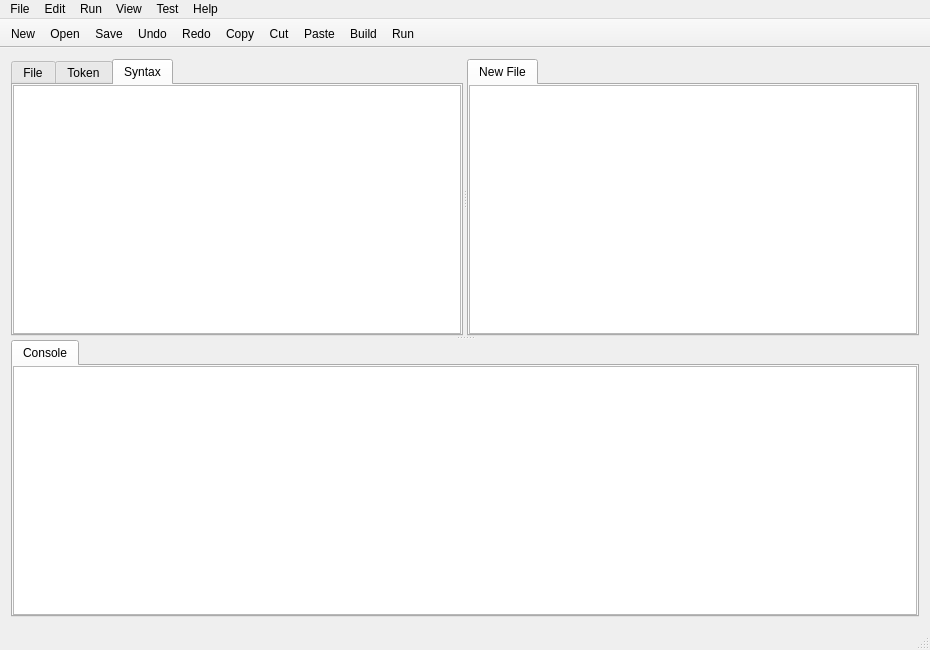
<?xml version="1.0" encoding="UTF-8"?>
<ui version="4.0">
 <class>MainWindow</class>
 <widget class="QMainWindow" name="MainWindow">
  <property name="geometry">
   <rect>
    <x>0</x>
    <y>0</y>
    <width>930</width>
    <height>650</height>
   </rect>
  </property>
  <property name="minimumSize">
   <size>
    <width>0</width>
    <height>0</height>
   </size>
  </property>
  <property name="windowTitle">
   <string>Cinter</string>
  </property>
  <widget class="QWidget" name="centralWidget">
   <property name="enabled">
    <bool>true</bool>
   </property>
   <layout class="QGridLayout" name="gridLayout">
    <item row="0" column="0">
     <widget class="QSplitter" name="splitterOuter">
      <property name="orientation">
       <enum>Qt::Vertical</enum>
      </property>
      <widget class="QSplitter" name="splitterInner">
       <property name="orientation">
        <enum>Qt::Horizontal</enum>
       </property>
       <widget class="QTabWidget" name="tabWidgetBrowser">
        <property name="currentIndex">
         <number>2</number>
        </property>
        <property name="tabsClosable">
         <bool>false</bool>
        </property>
        <widget class="QWidget" name="tabFile">
         <attribute name="title">
          <string>File</string>
         </attribute>
         <layout class="QVBoxLayout" name="verticalLayout">
          <property name="leftMargin">
           <number>0</number>
          </property>
          <property name="topMargin">
           <number>0</number>
          </property>
          <property name="rightMargin">
           <number>0</number>
          </property>
          <property name="bottomMargin">
           <number>0</number>
          </property>
          <item>
           <widget class="QTreeView" name="treeViewFile"/>
          </item>
         </layout>
        </widget>
        <widget class="QWidget" name="tabToken">
         <attribute name="title">
          <string>Token</string>
         </attribute>
         <layout class="QVBoxLayout" name="verticalLayout_3">
          <property name="leftMargin">
           <number>0</number>
          </property>
          <property name="topMargin">
           <number>0</number>
          </property>
          <property name="rightMargin">
           <number>0</number>
          </property>
          <property name="bottomMargin">
           <number>0</number>
          </property>
          <item>
           <widget class="QTreeView" name="treeViewToken"/>
          </item>
         </layout>
        </widget>
        <widget class="QWidget" name="tabSyntax">
         <attribute name="title">
          <string>Syntax</string>
         </attribute>
         <layout class="QVBoxLayout" name="verticalLayout_4">
          <property name="leftMargin">
           <number>0</number>
          </property>
          <property name="topMargin">
           <number>0</number>
          </property>
          <property name="rightMargin">
           <number>0</number>
          </property>
          <property name="bottomMargin">
           <number>0</number>
          </property>
          <item>
           <widget class="QTreeView" name="treeViewSyntax"/>
          </item>
         </layout>
        </widget>
       </widget>
       <widget class="QTabWidget" name="tabWidgetEditor">
        <property name="currentIndex">
         <number>0</number>
        </property>
        <property name="tabsClosable">
         <bool>false</bool>
        </property>
        <widget class="QWidget" name="tabEditor">
         <attribute name="title">
          <string>New File</string>
         </attribute>
         <layout class="QHBoxLayout" name="horizontalLayout">
          <property name="leftMargin">
           <number>0</number>
          </property>
          <property name="topMargin">
           <number>0</number>
          </property>
          <property name="rightMargin">
           <number>0</number>
          </property>
          <property name="bottomMargin">
           <number>0</number>
          </property>
          <item>
           <widget class="QPlainTextEdit" name="codeEditor"/>
          </item>
         </layout>
        </widget>
       </widget>
      </widget>
      <widget class="QTabWidget" name="tabWidgetOutput">
       <property name="currentIndex">
        <number>0</number>
       </property>
       <widget class="QWidget" name="tabConsole">
        <attribute name="title">
         <string>Console</string>
        </attribute>
        <layout class="QVBoxLayout" name="verticalLayout_2">
         <property name="leftMargin">
          <number>0</number>
         </property>
         <property name="topMargin">
          <number>0</number>
         </property>
         <property name="rightMargin">
          <number>0</number>
         </property>
         <property name="bottomMargin">
          <number>0</number>
         </property>
         <item>
          <widget class="QTextBrowser" name="textBrowserConsole"/>
         </item>
        </layout>
       </widget>
      </widget>
     </widget>
    </item>
   </layout>
  </widget>
  <widget class="QMenuBar" name="menuBar">
   <property name="geometry">
    <rect>
     <x>0</x>
     <y>0</y>
     <width>930</width>
     <height>25</height>
    </rect>
   </property>
   <widget class="QMenu" name="menuFile">
    <property name="title">
     <string>File</string>
    </property>
    <addaction name="actionNew"/>
    <addaction name="actionOpen"/>
    <addaction name="separator"/>
    <addaction name="actionSave"/>
    <addaction name="actionSaveAs"/>
    <addaction name="separator"/>
    <addaction name="actionQuit"/>
   </widget>
   <widget class="QMenu" name="menuEditor">
    <property name="title">
     <string>Edit</string>
    </property>
    <addaction name="actionUndo"/>
    <addaction name="actionRedo"/>
    <addaction name="separator"/>
    <addaction name="actionCopy"/>
    <addaction name="actionCut"/>
    <addaction name="actionPaste"/>
    <addaction name="separator"/>
    <addaction name="actionSelectAll"/>
   </widget>
   <widget class="QMenu" name="menuRun">
    <property name="title">
     <string>Run</string>
    </property>
    <addaction name="actionRun"/>
    <addaction name="actionBuild"/>
    <addaction name="separator"/>
    <addaction name="actionRunLexer"/>
    <addaction name="actionRunParser"/>
   </widget>
   <widget class="QMenu" name="menuHelp">
    <property name="title">
     <string>Help</string>
    </property>
    <addaction name="actionAbout"/>
    <addaction name="separator"/>
    <addaction name="actionAboutQt"/>
   </widget>
   <widget class="QMenu" name="menuView">
    <property name="title">
     <string>View</string>
    </property>
    <addaction name="separator"/>
    <addaction name="actionToolbar"/>
    <addaction name="actionConsole"/>
    <addaction name="separator"/>
    <addaction name="actionFiles"/>
    <addaction name="actionTokenTree"/>
    <addaction name="actionSystaxTree"/>
   </widget>
   <widget class="QMenu" name="menuTest">
    <property name="title">
     <string>Test</string>
    </property>
    <addaction name="actionLexerTest"/>
    <addaction name="actionParserTest"/>
    <addaction name="actionRuntimeTest"/>
   </widget>
   <addaction name="menuFile"/>
   <addaction name="menuEditor"/>
   <addaction name="menuRun"/>
   <addaction name="menuView"/>
   <addaction name="menuTest"/>
   <addaction name="menuHelp"/>
  </widget>
  <widget class="QStatusBar" name="statusBar"/>
  <widget class="QToolBar" name="toolBar">
   <property name="windowTitle">
    <string>toolBar</string>
   </property>
   <property name="movable">
    <bool>false</bool>
   </property>
   <attribute name="toolBarArea">
    <enum>TopToolBarArea</enum>
   </attribute>
   <attribute name="toolBarBreak">
    <bool>false</bool>
   </attribute>
   <addaction name="actionNew"/>
   <addaction name="actionOpen"/>
   <addaction name="actionSave"/>
   <addaction name="actionUndo"/>
   <addaction name="actionRedo"/>
   <addaction name="actionCopy"/>
   <addaction name="actionCut"/>
   <addaction name="actionPaste"/>
   <addaction name="actionBuild"/>
   <addaction name="actionRun"/>
  </widget>
  <action name="actionNew">
   <property name="icon">
    <iconset>
     <normaloff>:/images/new.png</normaloff>:/images/new.png</iconset>
   </property>
   <property name="text">
    <string>New</string>
   </property>
   <property name="shortcut">
    <string>Ctrl+N</string>
   </property>
  </action>
  <action name="actionOpen">
   <property name="icon">
    <iconset>
     <normaloff>:/images/open.png</normaloff>:/images/open.png</iconset>
   </property>
   <property name="text">
    <string>Open</string>
   </property>
   <property name="shortcut">
    <string>Ctrl+O</string>
   </property>
  </action>
  <action name="actionSave">
   <property name="icon">
    <iconset>
     <normaloff>:/images/save.png</normaloff>:/images/save.png</iconset>
   </property>
   <property name="text">
    <string>Save</string>
   </property>
   <property name="shortcut">
    <string>Ctrl+S</string>
   </property>
  </action>
  <action name="actionCopy">
   <property name="icon">
    <iconset>
     <normaloff>:/images/copy.png</normaloff>:/images/copy.png</iconset>
   </property>
   <property name="text">
    <string>Copy</string>
   </property>
   <property name="shortcut">
    <string>Ctrl+C</string>
   </property>
  </action>
  <action name="actionCut">
   <property name="icon">
    <iconset>
     <normaloff>:/images/cut.png</normaloff>:/images/cut.png</iconset>
   </property>
   <property name="text">
    <string>Cut</string>
   </property>
   <property name="shortcut">
    <string>Ctrl+X</string>
   </property>
  </action>
  <action name="actionPaste">
   <property name="icon">
    <iconset>
     <normaloff>:/images/paste.png</normaloff>:/images/paste.png</iconset>
   </property>
   <property name="text">
    <string>Paste</string>
   </property>
   <property name="shortcut">
    <string>Ctrl+V</string>
   </property>
  </action>
  <action name="actionRun">
   <property name="icon">
    <iconset>
     <normaloff>:/images/start.png</normaloff>:/images/start.png</iconset>
   </property>
   <property name="text">
    <string>Run</string>
   </property>
   <property name="shortcut">
    <string>F5</string>
   </property>
  </action>
  <action name="actionAbout">
   <property name="text">
    <string>About</string>
   </property>
  </action>
  <action name="actionAboutQt">
   <property name="icon">
    <iconset>
     <normaloff>:/images/qtcreator.png</normaloff>:/images/qtcreator.png</iconset>
   </property>
   <property name="text">
    <string>AboutQt</string>
   </property>
  </action>
  <action name="actionFiles">
   <property name="checkable">
    <bool>true</bool>
   </property>
   <property name="checked">
    <bool>true</bool>
   </property>
   <property name="text">
    <string>File Tree</string>
   </property>
   <property name="shortcut">
    <string>Ctrl+3</string>
   </property>
  </action>
  <action name="actionTokenTree">
   <property name="checkable">
    <bool>true</bool>
   </property>
   <property name="checked">
    <bool>false</bool>
   </property>
   <property name="text">
    <string>Token Tree</string>
   </property>
   <property name="shortcut">
    <string>Ctrl+4</string>
   </property>
  </action>
  <action name="actionSystaxTree">
   <property name="checkable">
    <bool>true</bool>
   </property>
   <property name="checked">
    <bool>false</bool>
   </property>
   <property name="text">
    <string>Systax Tree</string>
   </property>
   <property name="shortcut">
    <string>Ctrl+5</string>
   </property>
  </action>
  <action name="actionBuild">
   <property name="icon">
    <iconset>
     <normaloff>:/images/build.png</normaloff>:/images/build.png</iconset>
   </property>
   <property name="text">
    <string>Build</string>
   </property>
   <property name="shortcut">
    <string>Shift+F5</string>
   </property>
  </action>
  <action name="actionUndo">
   <property name="icon">
    <iconset>
     <normaloff>:/images/undo.png</normaloff>:/images/undo.png</iconset>
   </property>
   <property name="text">
    <string>Undo</string>
   </property>
   <property name="toolTip">
    <string>Undo</string>
   </property>
   <property name="shortcut">
    <string>Ctrl+Z</string>
   </property>
  </action>
  <action name="actionRedo">
   <property name="icon">
    <iconset>
     <normaloff>:/images/redo.png</normaloff>:/images/redo.png</iconset>
   </property>
   <property name="text">
    <string>Redo</string>
   </property>
   <property name="toolTip">
    <string>Redo</string>
   </property>
   <property name="shortcut">
    <string>Ctrl+Y</string>
   </property>
  </action>
  <action name="actionSelectAll">
   <property name="text">
    <string>Select All</string>
   </property>
   <property name="shortcut">
    <string>Ctrl+A</string>
   </property>
  </action>
  <action name="actionRunLexer">
   <property name="text">
    <string>Run Lexer</string>
   </property>
   <property name="shortcut">
    <string>Ctrl+L</string>
   </property>
  </action>
  <action name="actionRunParser">
   <property name="text">
    <string>Run Parser</string>
   </property>
   <property name="shortcut">
    <string>Ctrl+P</string>
   </property>
  </action>
  <action name="actionSaveAs">
   <property name="text">
    <string>Save As...</string>
   </property>
   <property name="shortcut">
    <string>Ctrl+Shift+S</string>
   </property>
  </action>
  <action name="actionToolbar">
   <property name="checkable">
    <bool>true</bool>
   </property>
   <property name="checked">
    <bool>true</bool>
   </property>
   <property name="text">
    <string>Toolbar</string>
   </property>
   <property name="shortcut">
    <string>Ctrl+1</string>
   </property>
  </action>
  <action name="actionLexerTest">
   <property name="text">
    <string>Lexer</string>
   </property>
  </action>
  <action name="actionParserTest">
   <property name="text">
    <string>Parser</string>
   </property>
  </action>
  <action name="actionRuntimeTest">
   <property name="text">
    <string>Runtime</string>
   </property>
  </action>
  <action name="actionConsole">
   <property name="checkable">
    <bool>true</bool>
   </property>
   <property name="text">
    <string>Console</string>
   </property>
   <property name="shortcut">
    <string>Ctrl+2</string>
   </property>
  </action>
  <action name="actionError">
   <property name="checkable">
    <bool>true</bool>
   </property>
   <property name="text">
    <string>Error</string>
   </property>
   <property name="shortcut">
    <string>Ctrl+3</string>
   </property>
  </action>
  <action name="actionQuit">
   <property name="text">
    <string>Quit</string>
   </property>
   <property name="shortcut">
    <string>Ctrl+Q</string>
   </property>
   <property name="shortcutContext">
    <enum>Qt::WindowShortcut</enum>
   </property>
  </action>
 </widget>
 <layoutdefault spacing="6" margin="11"/>
 <resources>
  <include location="cinter.qrc"/>
 </resources>
 <connections/>
</ui>
